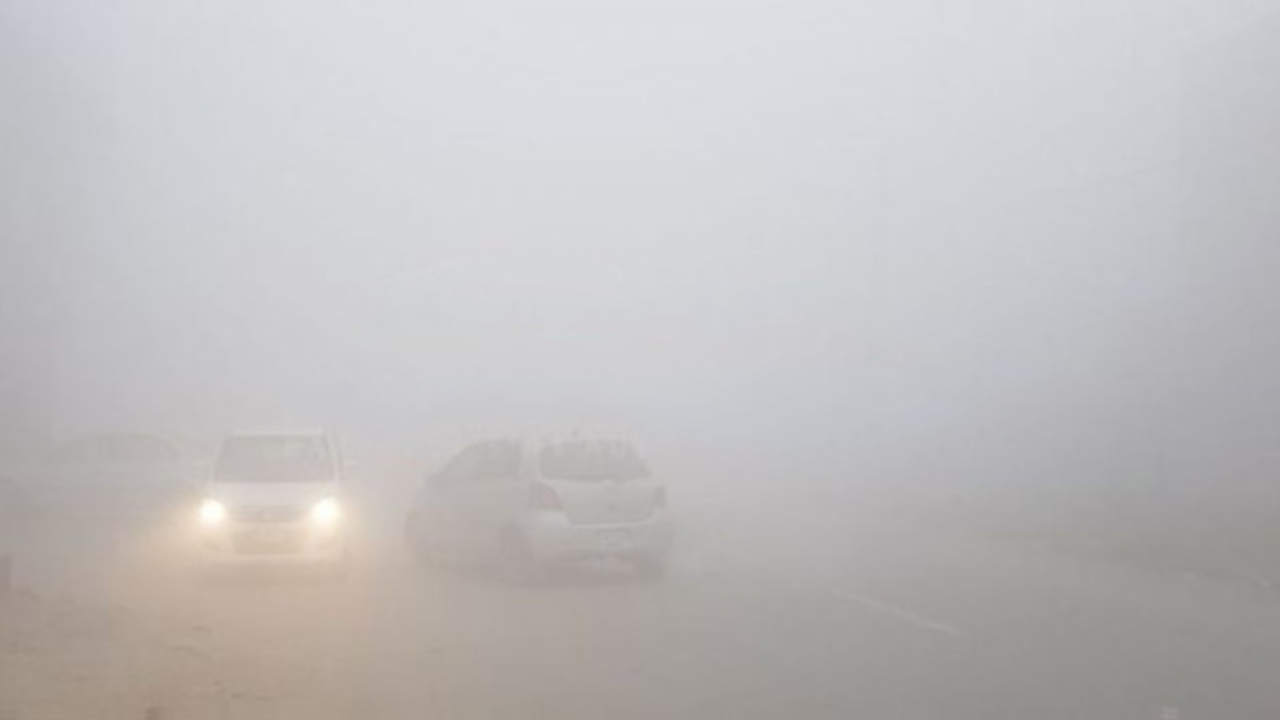
#> input picture TEST_IMAGES/Fog.jpg, 1280 x 720 px
$ python -i Image_preprocessing.py   (imports and definitions only)   (older library calls are emulated)
#> lines starting #> are read from the running program, lines starting #| are printed output that depends on the picture
#> further down, picture is the input picture: shape (720, 1280, 3); mean B, G, R 191.5, 190.7, 192.9
import cv2
import numpy as np
import matplotlib.pyplot as plt
import pandas as pd
from imagedehazer import image_dehazer

class ImageDehazer():
    def __init__(self):
        self.image_Dehazer = image_dehazer()

    def image_enhancer(self,image):
        lab = cv2.cvtColor(image, cv2.COLOR_BGR2LAB)

        # Split the LAB channels
        l, a, b = cv2.split(lab)

        # Apply CLAHE to the L (lightness) channel
        clahe = cv2.createCLAHE(clipLimit=3.0, tileGridSize=(8, 8))
        l_clahe = clahe.apply(l)

        # Merge the enhanced L channel back with a and b
        lab_clahe = cv2.merge((l_clahe, a, b))
        return cv2.cvtColor(lab_clahe, cv2.COLOR_LAB2BGR)

    def increase_brightness(self,img, value=50):
        hsv = cv2.cvtColor(img, cv2.COLOR_BGR2HSV)  # Convert to HSV
        h, s, v = cv2.split(hsv)
        v = cv2.add(v, value)  # Increase brightness
        v = np.clip(v, 0, 255)  # Ensure values stay within valid range
        final_hsv = cv2.merge((h, s, v))
        return cv2.cvtColor(final_hsv, cv2.COLOR_HSV2BGR)

    def dehazer(self,image):
        print(image.shape)
        HazeImg = image
        HazeCorrectedImg, HazeMap = self.image_Dehazer.remove_haze(HazeImg)
        return cv2.cvtColor(HazeCorrectedImg, cv2.COLOR_BGR2RGB)

class ImageDerained():
    def __init__(self):
        pass

    def guided_filter(self,I, p, r, eps):

        # Ensure the input is in float format
#> called with r = 10, eps = 0.09
        I = I.astype(np.float32) / 255.0 # guide
        p = p.astype(np.float32) / 255.0 # input image

        # Compute the means of I, p, and I*p
        mean_I = cv2.boxFilter(I, ddepth=-1, ksize=(r, r))
        mean_p = cv2.boxFilter(p, ddepth=-1, ksize=(r, r))
        mean_Ip = cv2.boxFilter(I * p, ddepth=-1, ksize=(r, r))
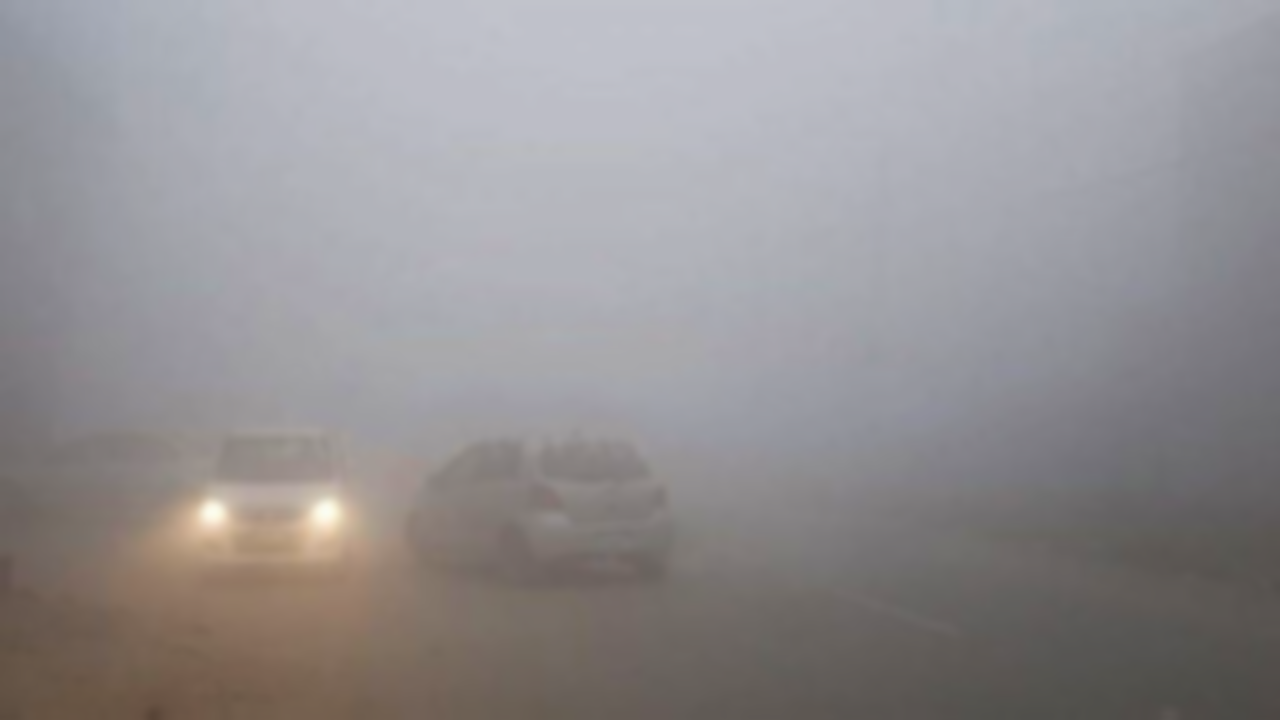
#> mean_Ip: shape (720, 1280, 3) float32; mean of channels 0, 1, 2 0.576, 0.568, 0.579; drawn as B, G, R

        # Compute covariance of I and p: cov_Ip = E(Ip) - E(I)E(p)
        cov_Ip = mean_Ip - mean_I * mean_p

        # Compute the mean of I^2
        mean_II = cv2.boxFilter(I * I, ddepth=-1, ksize=(r, r))

        # Compute variance of I: var_I = E(I^2) - (E(I))^2
        var_I = mean_II - mean_I * mean_I

        # Compute the coefficients a and b
        a = cov_Ip / (var_I + eps)
        b = mean_p - a * mean_I

        # Compute the mean of a and b
        mean_a = cv2.boxFilter(a, ddepth=-1, ksize=(r, r))
        mean_b = cv2.boxFilter(b, ddepth=-1, ksize=(r, r))

        # Compute the output q
        q = mean_a * I + mean_b

        # Scale the output back to the original image range
        q = (q * 255).clip(0, 255).astype(np.uint8)

        return q

    def edge_enhancement(self,low_freq_image, omega):
        # Compute the gradients using the Sobel operator
#> called with omega = 0.1
        gradient_x = cv2.Sobel(low_freq_image, cv2.CV_64F, 1, 0, ksize=5)  # Gradient in the x-direction
        gradient_y = cv2.Sobel(low_freq_image, cv2.CV_64F, 0, 1, ksize=5)  # Gradient in the y-direction
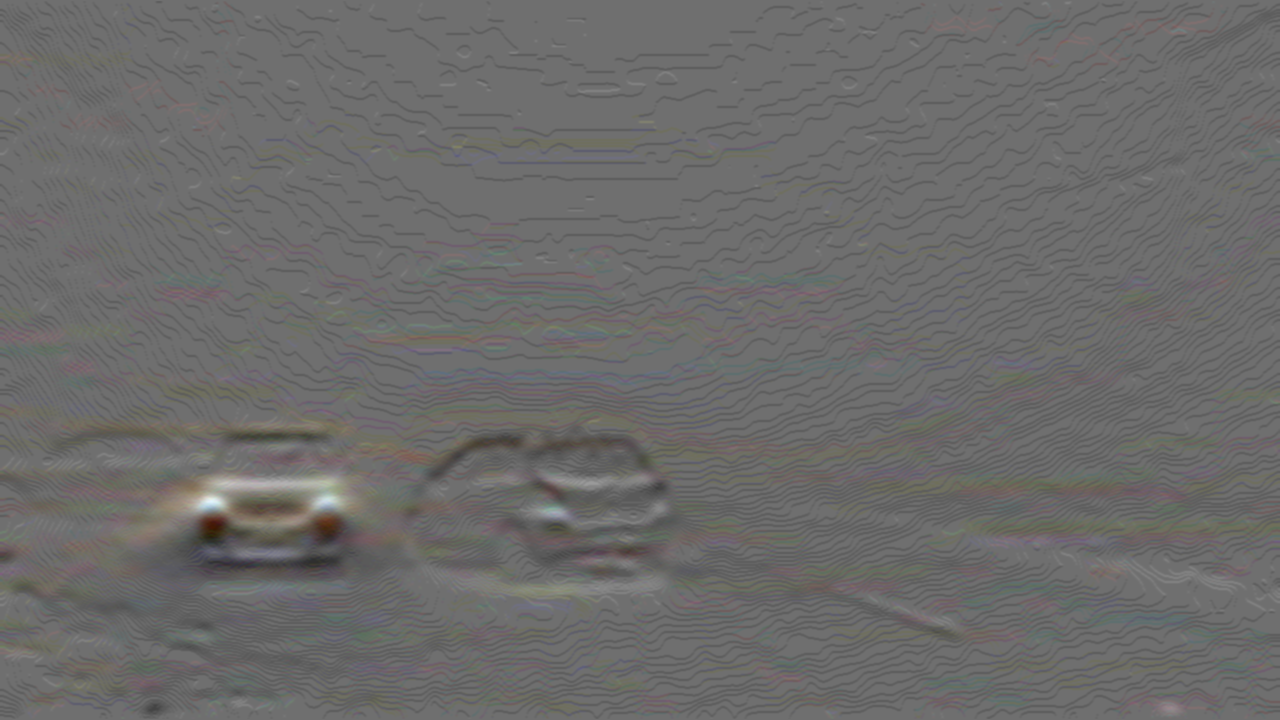
#> gradient_y: shape (720, 1280, 3) float64; mean of channels 0, 1, 2 -14.6, -12.2, -10.4; drawn with min black and max white

        # Compute the gradient magnitude (edge strength)
        gradient_magnitude = np.sqrt(gradient_x**2 + gradient_y**2)
        gradient_magnitude = np.power(gradient_magnitude, 1.5)

        # Normalize the gradient magnitude to the range [0, 255]
        gradient_magnitude = (gradient_magnitude / np.max(gradient_magnitude) * 255).astype(np.uint8)

        # Apply the enhancement formula: I*_LF = I_LF + ω * ∇I_LF
        enhanced_image = low_freq_image.astype(np.float32) + omega * gradient_magnitude
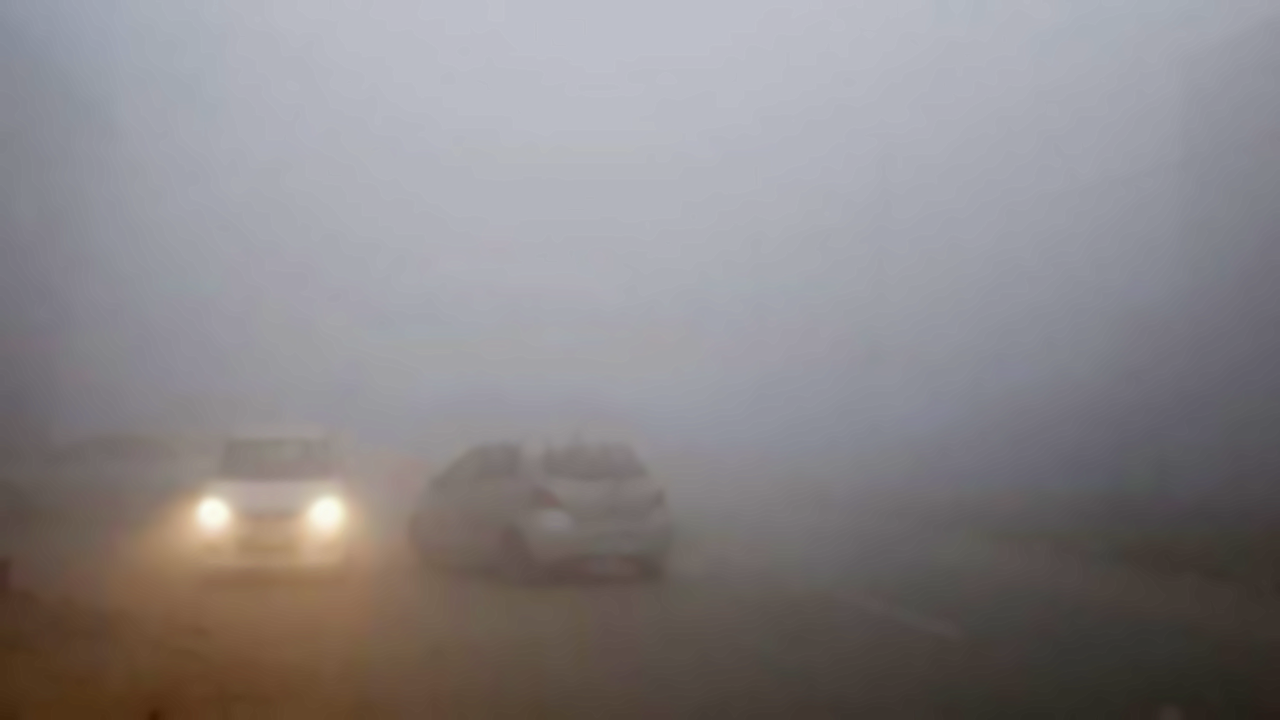
#> enhanced_image: shape (720, 1280, 3) float64; mean of channels 0, 1, 2 191.5, 190.6, 192.8; drawn with min black and max white

        # Clip the values to ensure they remain in the valid range [0, 255]
        enhanced_image = np.clip(enhanced_image, 0, 255).astype(np.uint8)

        for _ in range(3):  # Apply 3 iterations for stronger effect
            gradient_x = cv2.Sobel(enhanced_image, cv2.CV_64F, 1, 0, ksize=3)
            gradient_y = cv2.Sobel(enhanced_image, cv2.CV_64F, 0, 1, ksize=3)
            gradient_magnitude = np.sqrt(gradient_x**2 + gradient_y**2)
            gradient_magnitude = (gradient_magnitude / np.max(gradient_magnitude) * 255).astype(np.uint8)
            enhanced_image = enhanced_image.astype(np.float32) + omega * gradient_magnitude
            enhanced_image = np.clip(enhanced_image, 0, 255).astype(np.uint8)

        return enhanced_image

    def derainer(self,image):
        input_image = image
        radius = 10  # Size of the local window
        epsilon = 0.3 ** 2  # Regularization parameter

        # Apply the guided filter to get the low-frequency component
        low_freq_image = self.guided_filter(input_image, input_image, radius, epsilon)

        # Extract the high-frequency component by subtracting the low-frequency part
        high_freq_image = cv2.subtract(input_image, low_freq_image)

        # Enhancing the low-frequency image
        enhanced_low_freq_img = self.edge_enhancement(low_freq_image,0.1)

        # Apply the guided filter to get the low-frequency component
        high_freq_bg_part = self.guided_filter(enhanced_low_freq_img,high_freq_image, radius, epsilon)
#> call 2 of guided_filter, with r = 10, eps = 0.09
#> in guided_filter (call 2), `p = p.astype(np.float32) / 255.0`:
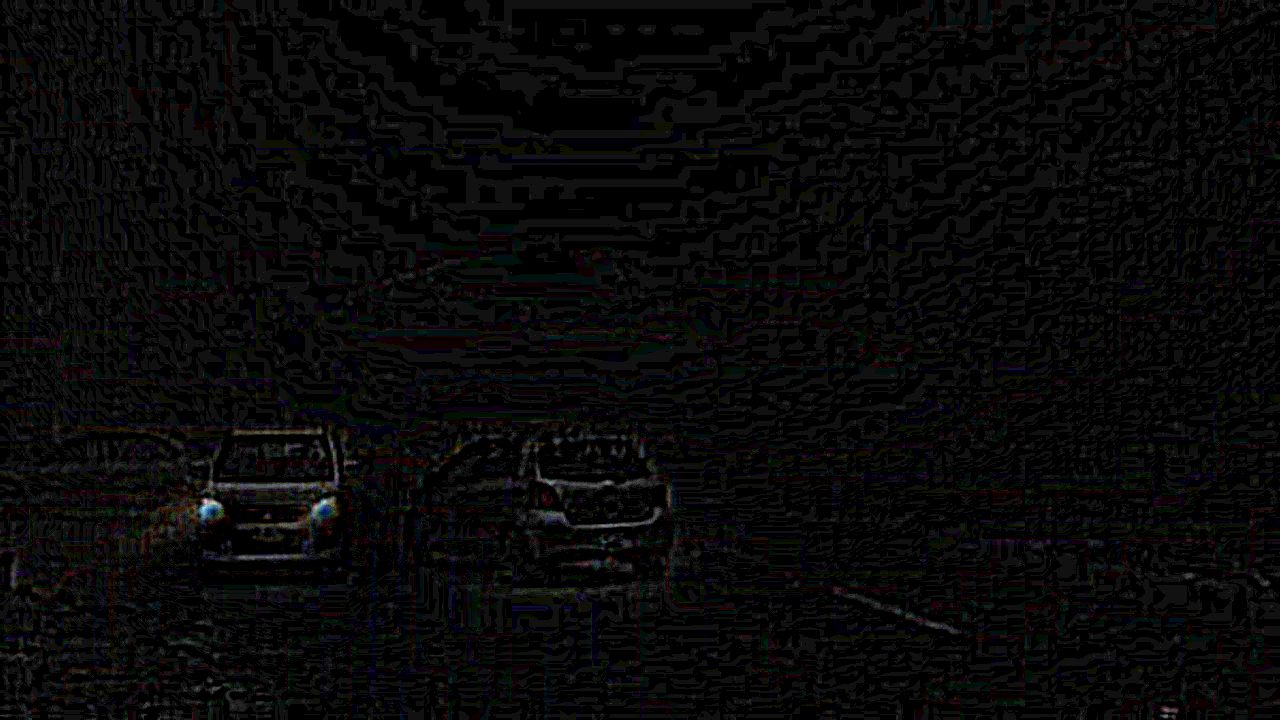
#> p: shape (720, 1280, 3) float32; mean of channels 0, 1, 2 0.0019, 0.00187, 0.00193; drawn with min black and max white
        recovered_image = cv2.add(low_freq_image,high_freq_bg_part)

        # Recovering lost details through image minimisation and weighted sum
        if input_image.shape != recovered_image.shape:
            print("Input and recovered images must have the same dimensions.")
        else:
            print("they are at same shape")
            corrected_image = np.minimum(recovered_image, input_image)

        if corrected_image.shape != recovered_image.shape:
            print("Input and recovered images must have the same dimensions.")
        else:
            print("they are at same shape")
            dst = cv2.addWeighted(corrected_image,0.8,recovered_image,0.2,0)

        # Apply the guided filter to get the low-frequency component
        final_derained_image = self.guided_filter(corrected_image,dst, radius, epsilon)

        return cv2.cvtColor(final_derained_image, cv2.COLOR_BGR2RGB)


>>> import cv2
>>> picture = cv2.imread('TEST_IMAGES/Fog.jpg')
>>> result = ImageDerained().derainer(picture)
